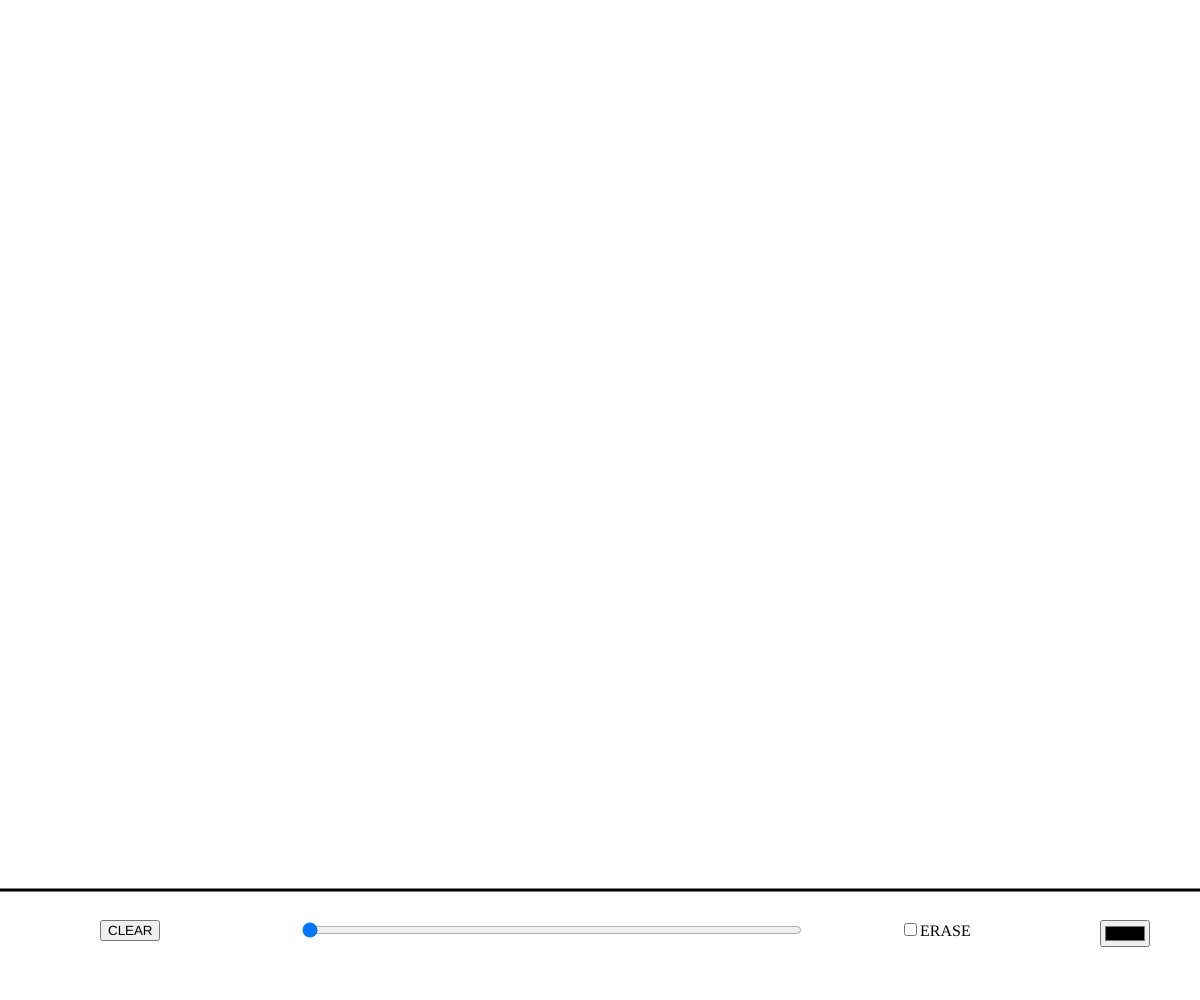
Frame 1 (no input)
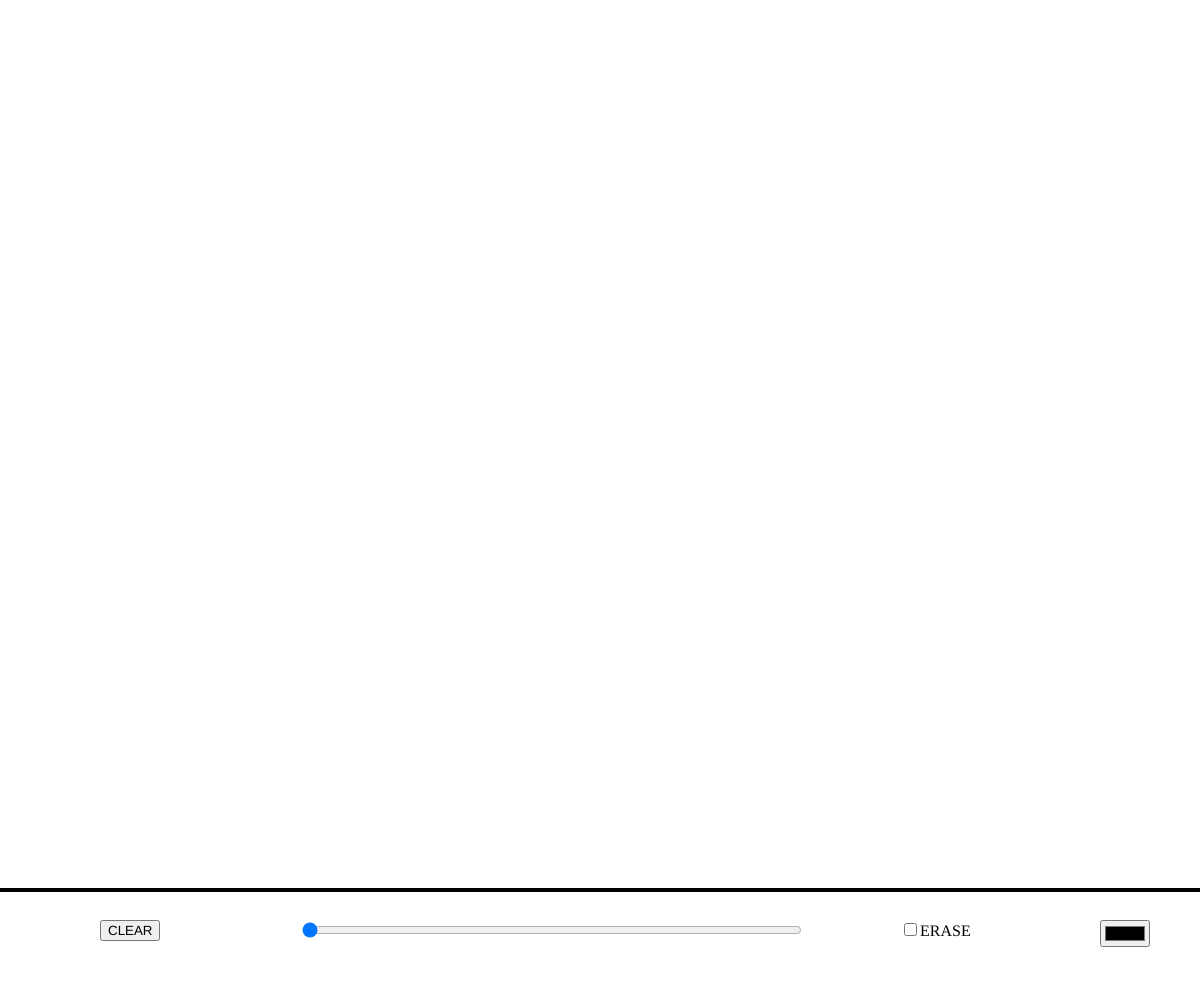
Frame 60 (no input)
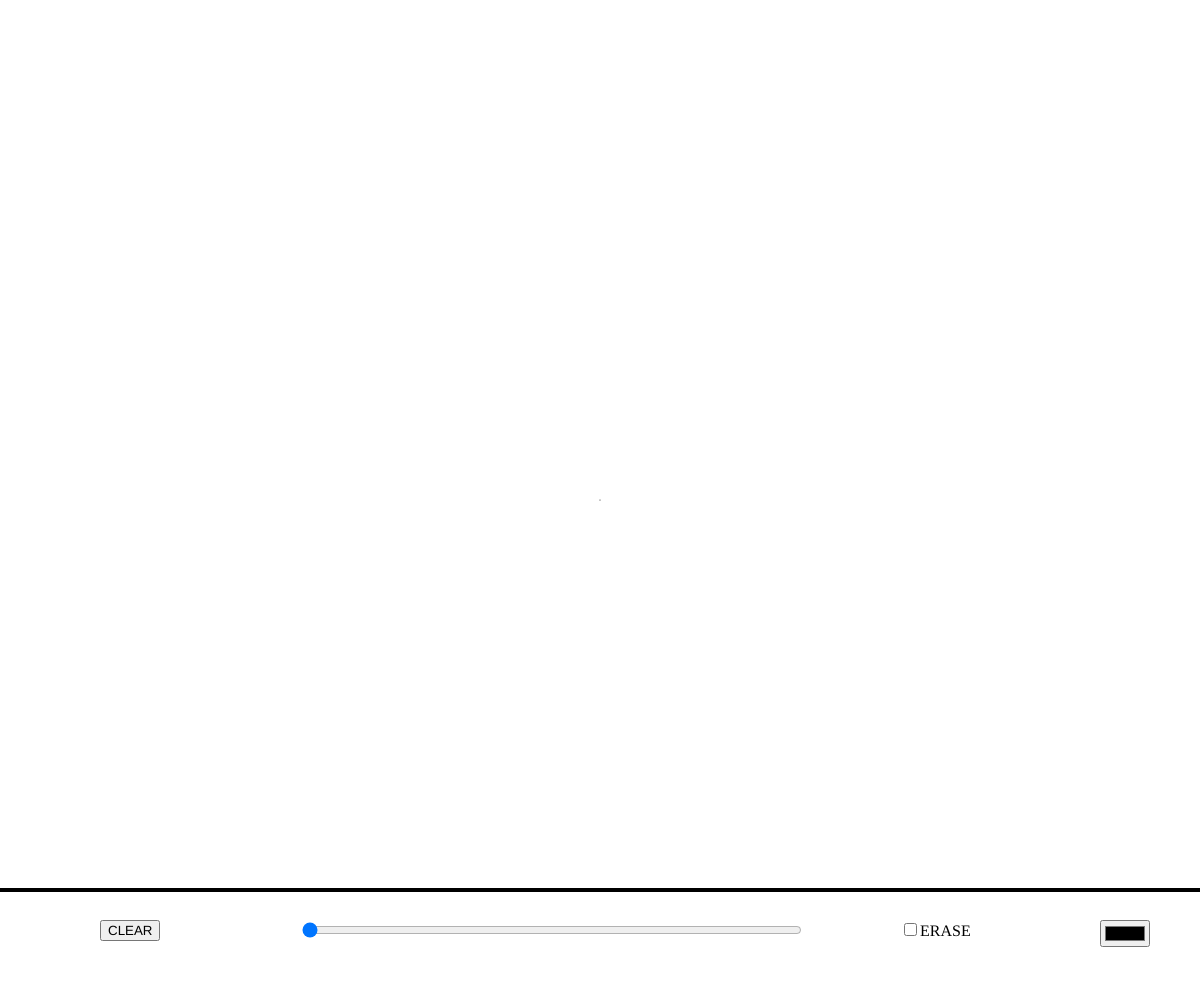
Frame 120 (the mouse pressed at the canvas centre since frame 60)

The p5.js sketch that drew these frames (run headless with seeded random() and noise() and a simulated clock; from frame 60 on, the mouse is pressed at the canvas centre):

// p5.js sketch
// ── sketch.js
var radius;
var color;
var clear, erase, weight, colorInput;

function setup(){
    createCanvas(windowWidth, windowHeight);
   
    clear = createButton("CLEAR");
    clear.mousePressed(resetBG);
    clear.position(100, 920);
    clear.style('width', '70');

    weight = createSlider(1, 100, 1);
    weight.style('width', '500px');
    weight.position(300, 920);

    erase = createCheckbox('ERASE', false);
    erase.position(900, 920);

    colorInput = createColorPicker('black');
    colorInput.position(1100, 920);

    background(255);
}

function draw() {
    radius = weight.value();

    stroke(0);
    strokeWeight(3);
    line(0, 890, windowWidth, 890);
}

function resetBG(){
  background(255);
}

function mouseDragged(){
  if(erase.checked()){
    stroke(255);
  }else{
    stroke(colorInput.color());
  }
  if(mouseY < 890){
  strokeWeight(radius);
  line(mouseX, mouseY, pmouseX, pmouseY);
  }
}

function mousePressed(){
  if(mouseY < 890){
    stampEllipse();
  }
}

function stampEllipse(){
  fill(colorInput.color());
  noStroke();
  ellipse(mouseX, mouseY, radius);
}
// ── style.css
.sidebar {
  background-color: black;
  box-shadow: 0px 0px 10px rgba(30, 30, 30, 0.7);
  color: #fff;
  position: absolute;
  left: 0;
  top: 0;
  height: 99%;
  padding: 5px;
  z-index: 1000;
}

.sidebar ul {
  display: flex;
  justify-content: center;
  align-items: flex-start;
  flex-direction: column;
  list-style-type: none;
  padding: 0;
  margin: 0;
  height: 100%;
}

.sidebar ul li {
  padding: 5px 0;
}

.sidebar input,
.sidebar button {
  text-align: center;
  width: 45px;
}

.sidebar li:last-of-type {
  margin-top: auto;
}

.sidebar button {
  background-color: white;
  border: none;
  color: rgb(0, 0, 0);
  font-size: 10px;
  height: 30px;
  text-align: center;
}

.sidebar label {
  display: block;
  font-size: 12px;
  margin-bottom: 3px;
}
